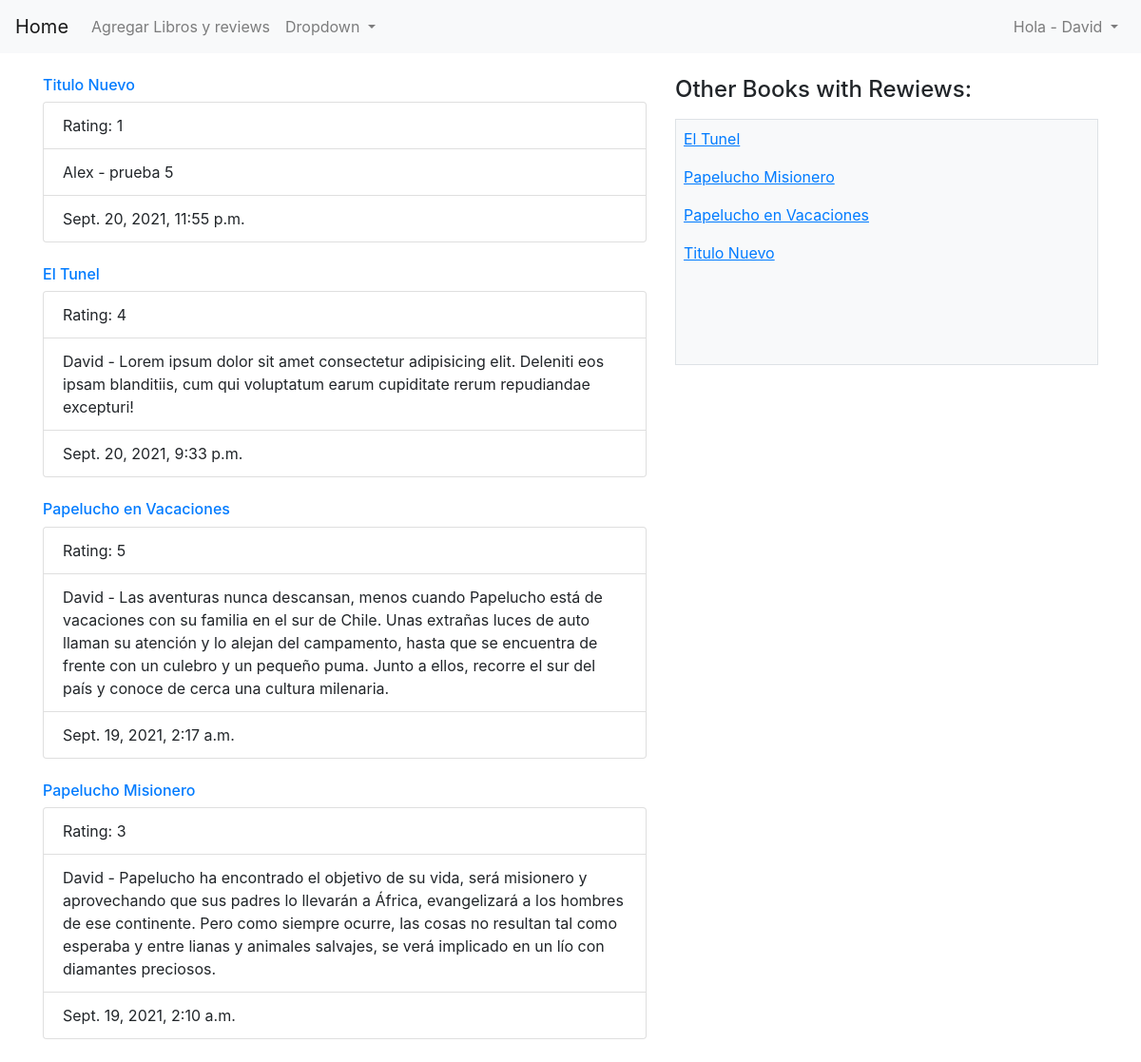
The app's page /libros/ (signed in) with its own data.
### login/models.py (models this page shows)
class User(models.Model):
    id = models.AutoField(primary_key=True)
    nombre = models.CharField(max_length=40)
    alias = models.CharField(max_length=40)
    email = models.CharField(max_length=40)
    password = models.CharField(max_length=255)
    rol = models.PositiveIntegerField(default=1)
    created_at = models.DateTimeField(auto_now_add=True)
    updated_at = models.DateTimeField(auto_now=True)
    objects = UserManager()

class Libro(models.Model):
    id = models.AutoField(primary_key=True)
    titulo = models.CharField(max_length=40)
    autor = models.ForeignKey(Autor, on_delete=CASCADE, related_name="libros")

class Review(models.Model):
    id = models.AutoField(primary_key=True)
    usuario = models.ForeignKey(User, on_delete=CASCADE, related_name="reviewer")
    contenido = models.TextField(default='')
    libro = models.ForeignKey(Libro, on_delete=CASCADE, related_name="librox")
    created_at = models.DateTimeField(auto_now_add=True)
    updated_at = models.DateTimeField(auto_now=True)
    rating = models.IntegerField(default=0)

### home/views.py (the view)
# urls.py: path('libros/', include('home.urls')),
def libros(request):
    if 'user_id' not in request.session:
        return redirect('login')
    context = {
        "active_user": User.objects.get(id=request.session['user_id']),
        "lista_libros": Libro.objects.all().order_by('id').reverse(),
        "lista_libros2": Libro.objects.all().order_by('titulo'),
    }
    return render(request, 'libros.html', context)

### login/templates/libros.html (shortened to what this page needs)
<!DOCTYPE html>
<html lang="en">
<head>
    {% load static %}
    <link rel="stylesheet" href="https://cdn.jsdelivr.net/npm/bootstrap@4.6.0/dist/css/bootstrap.min.css">
</head>
<body>
    <div class="wrapper">
        {% include "navbar.html" %}
        <br>
        <div class="container">
            <div class="row">
                <div class="col-7">
                    {% for lista in lista_libros|slice:":" %}
                    <a href=" /libros/{{lista.id}} ">
                        <h6>{{lista.titulo}}</h6>
                    </a>
                    <ul class="list-group ">
                        <li class="list-group-item ">Rating: {{lista.librox.last.rating}}</li>
                        <li class="list-group-item ">{{lista.librox.last.usuario.nombre}} - {{lista.librox.last.contenido}}</li>
                        <li class="list-group-item ">{{lista.librox.last.updated_at}}</li>
                    </ul>
                    <br /> {% endfor%}
                </div>
                <div class="col-5 ">
                    <h4 class="mb-3 ">Other Books with Rewiews:</h4>
                    <div class="h-25 w-100 border border-ligth py-2 px-2 bg-light text-dark overflow-auto ">
                        {% for lista in lista_libros2 %}
                        <a href=" ">
                            <p><ins>{{lista.titulo}}</ins></p>
                        </a>
                        {% endfor %}
                    </div>
                </div>
            </div>
        </div>
    </div>
</body>
</html>

### login/templates/navbar.html (shortened to what this page needs)
<nav class="navbar navbar-expand-lg navbar-light bg-light">
    <a class="navbar-brand" href="/">Home</a>
    <div class="collapse navbar-collapse" id="navbarSupportedContent">
        <ul class="navbar-nav mr-auto">
            <li class="nav-item">
                <a class="nav-link" href="agregar/">Agregar Libros y reviews</a>
            </li>
            <li class="nav-item dropdown">
                <a class="nav-link dropdown-toggle" href="#" id="navbarDropdown" role="button" data-toggle="dropdown" aria-haspopup="true" aria-expanded="false">
          Dropdown
        </a>
            </li>
        </ul>
        <form class="form-inline">
            <ul class="navbar-nav">
                <li class="nav-item dropdown">
                    <a class="nav-link dropdown-toggle" href="#" id="navbarDropdownMenuLink" role="button" data-toggle="dropdown" aria-haspopup="true" aria-expanded="false">
              Hola - {{active_user.nombre}}
            </a>
                </li>
            </ul>
        </form>
    </div>
</nav>

### records on screen
User: nombre "David"
Libro: titulo "Titulo Nuevo", librox.last.rating "1", librox.last.usuario.nombre "Alex", librox.last.contenido "prueba 5", librox.last.updated_at "Sept. 20, 2021, 11:55 p.m."
Libro: titulo "El Tunel", librox.last.rating "4", librox.last.usuario.nombre "David", librox.last.contenido "Lorem ipsum dolor sit amet consectetur adipisicing elit. Deleniti eos ipsam blanditiis, cum qui voluptatum earum cupiditate rerum repudiandae excepturi!", librox.last.updated_at "Sept. 20, 2021, 9:33 p.m."
Libro: titulo "Papelucho en Vacaciones", librox.last.rating "5", librox.last.usuario.nombre "David", librox.last.contenido "Las aventuras nunca descansan, menos cuando Papelucho está de vacaciones con su familia en el sur de Chile. Unas extrañas luces de auto llaman su atención y lo alejan del campamento, hasta que se encuentra de frente con un culebro y un pequeño puma. Junto a ellos, recorre el sur del país y conoce de cerca una cultura milenaria.", librox.last.updated_at "Sept. 19, 2021, 2:17 a.m."
Libro: titulo "Papelucho Misionero", librox.last.rating "3", librox.last.usuario.nombre "David", librox.last.contenido "Papelucho ha encontrado el objetivo de su vida, será misionero y aprovechando que sus padres lo llevarán a África, evangelizará a los hombres de ese continente. Pero como siempre ocurre, las cosas no resultan tal como esperaba y entre lianas y animales salvajes, se verá implicado en un lío con diamantes preciosos.", librox.last.updated_at "Sept. 19, 2021, 2:10 a.m."
